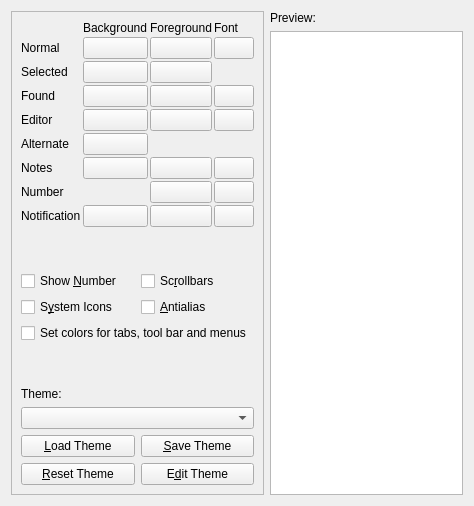
<?xml version="1.0" encoding="UTF-8"?>
<ui version="4.0">
 <class>ConfigTabAppearance</class>
 <widget class="QWidget" name="ConfigTabAppearance">
  <property name="geometry">
   <rect>
    <x>0</x>
    <y>0</y>
    <width>474</width>
    <height>506</height>
   </rect>
  </property>
  <layout class="QHBoxLayout" name="horizontalLayout_10" stretch="0,1">
   <item>
    <widget class="QScrollArea" name="scrollAreaTheme">
     <property name="sizePolicy">
      <sizepolicy hsizetype="Preferred" vsizetype="Expanding">
       <horstretch>0</horstretch>
       <verstretch>0</verstretch>
      </sizepolicy>
     </property>
     <property name="focusPolicy">
      <enum>Qt::NoFocus</enum>
     </property>
     <property name="widgetResizable">
      <bool>true</bool>
     </property>
     <widget class="QWidget" name="scrollAreaThemeContents">
      <property name="geometry">
       <rect>
        <x>0</x>
        <y>0</y>
        <width>266</width>
        <height>486</height>
       </rect>
      </property>
      <layout class="QVBoxLayout" name="verticalLayout_9">
       <item>
        <layout class="QGridLayout" name="gridLayout_6">
         <property name="spacing">
          <number>2</number>
         </property>
         <item row="9" column="0">
          <spacer name="verticalSpacer_3">
           <property name="orientation">
            <enum>Qt::Vertical</enum>
           </property>
           <property name="sizeHint" stdset="0">
            <size>
             <width>20</width>
             <height>40</height>
            </size>
           </property>
          </spacer>
         </item>
         <item row="0" column="1">
          <widget class="QLabel" name="label_8">
           <property name="text">
            <string>Background</string>
           </property>
          </widget>
         </item>
         <item row="6" column="0">
          <widget class="QLabel" name="label_38">
           <property name="text">
            <string>Notes</string>
           </property>
          </widget>
         </item>
         <item row="6" column="1">
          <widget class="QPushButton" name="pushButtonColorNotesBg">
           <property name="text">
            <string/>
           </property>
          </widget>
         </item>
         <item row="4" column="3">
          <widget class="QPushButton" name="pushButtonEditorFont">
           <property name="text">
            <string/>
           </property>
          </widget>
         </item>
         <item row="4" column="1">
          <widget class="QPushButton" name="pushButtonColorEditorBg">
           <property name="text">
            <string/>
           </property>
          </widget>
         </item>
         <item row="3" column="3">
          <widget class="QPushButton" name="pushButtonFoundFont">
           <property name="text">
            <string/>
           </property>
          </widget>
         </item>
         <item row="3" column="0">
          <widget class="QLabel" name="label_35">
           <property name="text">
            <string>Found</string>
           </property>
          </widget>
         </item>
         <item row="2" column="0">
          <widget class="QLabel" name="label_34">
           <property name="text">
            <string>Selected</string>
           </property>
          </widget>
         </item>
         <item row="6" column="2">
          <widget class="QPushButton" name="pushButtonColorNotesFg">
           <property name="text">
            <string/>
           </property>
          </widget>
         </item>
         <item row="1" column="2">
          <widget class="QPushButton" name="pushButtonColorFg">
           <property name="text">
            <string/>
           </property>
          </widget>
         </item>
         <item row="2" column="1">
          <widget class="QPushButton" name="pushButtonColorSelBg">
           <property name="text">
            <string/>
           </property>
          </widget>
         </item>
         <item row="5" column="1">
          <widget class="QPushButton" name="pushButtonColorAltBg">
           <property name="text">
            <string/>
           </property>
          </widget>
         </item>
         <item row="4" column="2">
          <widget class="QPushButton" name="pushButtonColorEditorFg">
           <property name="text">
            <string/>
           </property>
          </widget>
         </item>
         <item row="1" column="3">
          <widget class="QPushButton" name="pushButtonFont">
           <property name="text">
            <string/>
           </property>
          </widget>
         </item>
         <item row="2" column="2">
          <widget class="QPushButton" name="pushButtonColorSelFg">
           <property name="text">
            <string/>
           </property>
          </widget>
         </item>
         <item row="6" column="3">
          <widget class="QPushButton" name="pushButtonNotesFont">
           <property name="text">
            <string/>
           </property>
          </widget>
         </item>
         <item row="7" column="0">
          <widget class="QLabel" name="label_39">
           <property name="text">
            <string>Number</string>
           </property>
          </widget>
         </item>
         <item row="1" column="0">
          <widget class="QLabel" name="label_33">
           <property name="text">
            <string>Normal</string>
           </property>
          </widget>
         </item>
         <item row="4" column="0">
          <widget class="QLabel" name="label_36">
           <property name="text">
            <string>Editor</string>
           </property>
          </widget>
         </item>
         <item row="0" column="3">
          <widget class="QLabel" name="label_13">
           <property name="text">
            <string>Font</string>
           </property>
          </widget>
         </item>
         <item row="3" column="1">
          <widget class="QPushButton" name="pushButtonColorFoundBg">
           <property name="text">
            <string/>
           </property>
          </widget>
         </item>
         <item row="7" column="3">
          <widget class="QPushButton" name="pushButtonNumberFont">
           <property name="text">
            <string/>
           </property>
          </widget>
         </item>
         <item row="3" column="2">
          <widget class="QPushButton" name="pushButtonColorFoundFg">
           <property name="text">
            <string/>
           </property>
          </widget>
         </item>
         <item row="5" column="0">
          <widget class="QLabel" name="label_37">
           <property name="text">
            <string>Alternate</string>
           </property>
          </widget>
         </item>
         <item row="0" column="2">
          <widget class="QLabel" name="label_12">
           <property name="text">
            <string>Foreground</string>
           </property>
          </widget>
         </item>
         <item row="1" column="1">
          <widget class="QPushButton" name="pushButtonColorBg">
           <property name="text">
            <string/>
           </property>
          </widget>
         </item>
         <item row="7" column="2">
          <widget class="QPushButton" name="pushButtonColorNumberFg">
           <property name="text">
            <string/>
           </property>
          </widget>
         </item>
         <item row="8" column="0">
          <widget class="QLabel" name="label">
           <property name="text">
            <string>Notification</string>
           </property>
          </widget>
         </item>
         <item row="8" column="1">
          <widget class="QPushButton" name="pushButtonColorNotificationBg">
           <property name="text">
            <string/>
           </property>
          </widget>
         </item>
         <item row="8" column="2">
          <widget class="QPushButton" name="pushButtonColorNotificationFg">
           <property name="text">
            <string/>
           </property>
          </widget>
         </item>
         <item row="8" column="3">
          <widget class="QPushButton" name="pushButtonNotificationFont">
           <property name="text">
            <string/>
           </property>
          </widget>
         </item>
        </layout>
       </item>
       <item>
        <layout class="QGridLayout" name="gridLayout_7">
         <item row="0" column="0">
          <widget class="QCheckBox" name="checkBoxShowNumber">
           <property name="text">
            <string>Show &amp;Number</string>
           </property>
          </widget>
         </item>
         <item row="0" column="1">
          <widget class="QCheckBox" name="checkBoxScrollbars">
           <property name="toolTip">
            <string>Show scrollbars</string>
           </property>
           <property name="text">
            <string>Sc&amp;rollbars</string>
           </property>
          </widget>
         </item>
         <item row="1" column="0">
          <widget class="QCheckBox" name="checkBoxSystemIcons">
           <property name="toolTip">
            <string>Use icons from desktop environment whenever possible.</string>
           </property>
           <property name="text">
            <string>S&amp;ystem Icons</string>
           </property>
          </widget>
         </item>
         <item row="1" column="1">
          <widget class="QCheckBox" name="checkBoxAntialias">
           <property name="text">
            <string>&amp;Antialias</string>
           </property>
          </widget>
         </item>
        </layout>
       </item>
       <item>
        <widget class="QCheckBox" name="checkBoxStyleMainWindow">
         <property name="text">
          <string>Set colors for tabs, tool bar and menus</string>
         </property>
        </widget>
       </item>
       <item>
        <spacer name="verticalSpacer_5">
         <property name="orientation">
          <enum>Qt::Vertical</enum>
         </property>
         <property name="sizeHint" stdset="0">
          <size>
           <width>20</width>
           <height>40</height>
          </size>
         </property>
        </spacer>
       </item>
       <item>
        <layout class="QGridLayout" name="gridLayout_5">
         <item row="4" column="1">
          <widget class="QPushButton" name="pushButtonResetTheme">
           <property name="text">
            <string>&amp;Reset Theme</string>
           </property>
          </widget>
         </item>
         <item row="0" column="1">
          <widget class="QLabel" name="label_14">
           <property name="text">
            <string>Theme:</string>
           </property>
          </widget>
         </item>
         <item row="2" column="1">
          <widget class="QPushButton" name="pushButtonLoadTheme">
           <property name="text">
            <string>&amp;Load Theme</string>
           </property>
          </widget>
         </item>
         <item row="2" column="2">
          <widget class="QPushButton" name="pushButtonSaveTheme">
           <property name="text">
            <string>&amp;Save Theme</string>
           </property>
          </widget>
         </item>
         <item row="4" column="2">
          <widget class="QPushButton" name="pushButtonEditTheme">
           <property name="toolTip">
            <string>Edit current theme in external editor</string>
           </property>
           <property name="text">
            <string>E&amp;dit Theme</string>
           </property>
          </widget>
         </item>
         <item row="1" column="1" colspan="2">
          <widget class="QComboBox" name="comboBoxThemes"/>
         </item>
        </layout>
       </item>
      </layout>
     </widget>
    </widget>
   </item>
   <item>
    <layout class="QVBoxLayout" name="verticalLayout_7" stretch="0,1">
     <property name="leftMargin">
      <number>0</number>
     </property>
     <item>
      <widget class="QLabel" name="label_15">
       <property name="text">
        <string>Preview:</string>
       </property>
       <property name="buddy">
        <cstring>clipboardBrowserPreview</cstring>
       </property>
      </widget>
     </item>
     <item>
      <widget class="ClipboardBrowser" name="clipboardBrowserPreview"/>
     </item>
    </layout>
   </item>
  </layout>
 </widget>
 <customwidgets>
  <customwidget>
   <class>ClipboardBrowser</class>
   <extends>QListView</extends>
   <header>gui/clipboardbrowser.h</header>
  </customwidget>
 </customwidgets>
 <tabstops>
  <tabstop>clipboardBrowserPreview</tabstop>
  <tabstop>pushButtonColorBg</tabstop>
  <tabstop>pushButtonColorFg</tabstop>
  <tabstop>pushButtonFont</tabstop>
  <tabstop>pushButtonColorSelBg</tabstop>
  <tabstop>pushButtonColorSelFg</tabstop>
  <tabstop>pushButtonColorFoundBg</tabstop>
  <tabstop>pushButtonColorFoundFg</tabstop>
  <tabstop>pushButtonFoundFont</tabstop>
  <tabstop>pushButtonColorEditorBg</tabstop>
  <tabstop>pushButtonColorEditorFg</tabstop>
  <tabstop>pushButtonEditorFont</tabstop>
  <tabstop>pushButtonColorAltBg</tabstop>
  <tabstop>pushButtonColorNotesBg</tabstop>
  <tabstop>pushButtonColorNotesFg</tabstop>
  <tabstop>pushButtonNotesFont</tabstop>
  <tabstop>pushButtonColorNumberFg</tabstop>
  <tabstop>pushButtonNumberFont</tabstop>
  <tabstop>pushButtonColorNotificationBg</tabstop>
  <tabstop>pushButtonColorNotificationFg</tabstop>
  <tabstop>pushButtonNotificationFont</tabstop>
  <tabstop>checkBoxShowNumber</tabstop>
  <tabstop>checkBoxScrollbars</tabstop>
  <tabstop>checkBoxSystemIcons</tabstop>
  <tabstop>checkBoxAntialias</tabstop>
  <tabstop>checkBoxStyleMainWindow</tabstop>
  <tabstop>comboBoxThemes</tabstop>
  <tabstop>pushButtonLoadTheme</tabstop>
  <tabstop>pushButtonSaveTheme</tabstop>
  <tabstop>pushButtonResetTheme</tabstop>
  <tabstop>pushButtonEditTheme</tabstop>
 </tabstops>
 <resources/>
 <connections/>
</ui>
